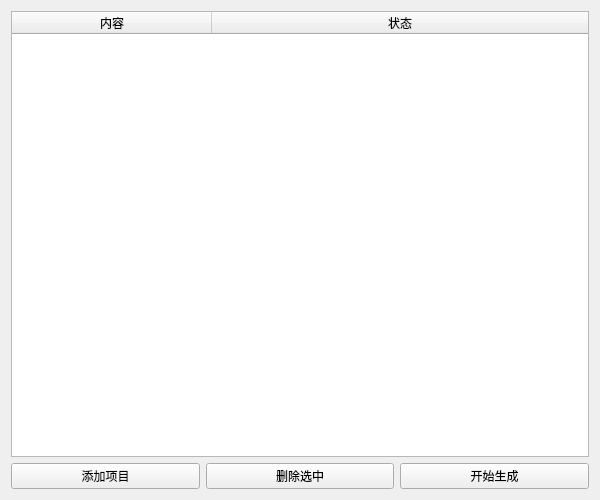
<?xml version="1.0" encoding="UTF-8"?>
<ui version="4.0">
 <class>BatchWindow</class>
 <widget class="QWidget" name="BatchWindow">
  <property name="geometry">
   <rect>
    <x>0</x>
    <y>0</y>
    <width>600</width>
    <height>500</height>
   </rect>
  </property>
  <property name="windowTitle">
   <string>批量生成二维码</string>
  </property>
  <layout class="QVBoxLayout" name="verticalLayout">
   <item>
    <widget class="QTableWidget" name="tableWidget">
     <property name="columnCount">
      <number>2</number>
     </property>
     <attribute name="horizontalHeaderDefaultSectionSize">
      <number>200</number>
     </attribute>
     <attribute name="horizontalHeaderStretchLastSection">
      <bool>true</bool>
     </attribute>
     <column>
      <property name="text">
       <string>内容</string>
      </property>
     </column>
     <column>
      <property name="text">
       <string>状态</string>
      </property>
     </column>
    </widget>
   </item>
   <item>
    <layout class="QHBoxLayout" name="buttonLayout">
     <item>
      <widget class="QPushButton" name="addBtn">
       <property name="text">
        <string>添加项目</string>
       </property>
      </widget>
     </item>
     <item>
      <widget class="QPushButton" name="removeBtn">
       <property name="text">
        <string>删除选中</string>
       </property>
      </widget>
     </item>
     <item>
      <widget class="QPushButton" name="generateBtn">
       <property name="text">
        <string>开始生成</string>
       </property>
      </widget>
     </item>
    </layout>
   </item>
  </layout>
 </widget>
 <resources/>
 <connections/>
</ui>
